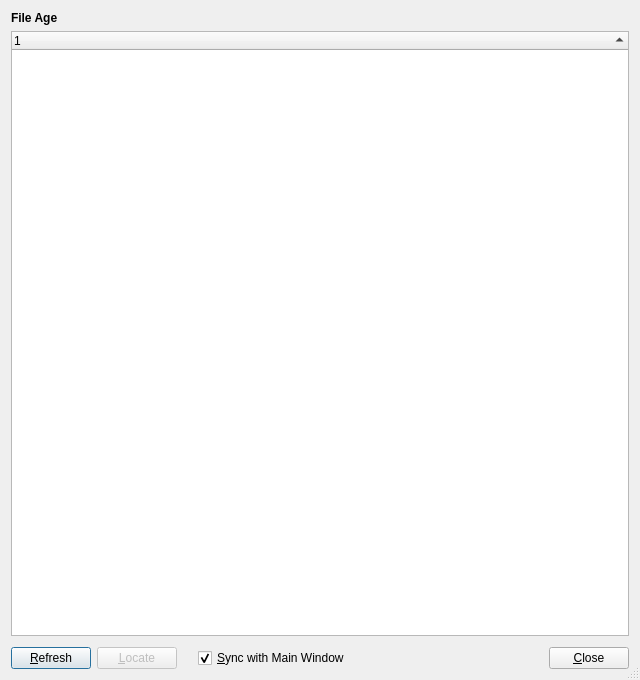
<?xml version="1.0" encoding="UTF-8"?>
<ui version="4.0">
 <class>FileAgeStatsWindow</class>
 <widget class="QDialog" name="FileAgeStatsWindow">
  <property name="geometry">
   <rect>
    <x>0</x>
    <y>0</y>
    <width>640</width>
    <height>680</height>
   </rect>
  </property>
  <property name="windowTitle">
   <string>File Age</string>
  </property>
  <property name="sizeGripEnabled">
   <bool>true</bool>
  </property>
  <layout class="QVBoxLayout" name="verticalLayout">
   <item>
    <widget class="QLabel" name="heading">
     <property name="font">
      <font>
       <weight>75</weight>
       <bold>true</bold>
      </font>
     </property>
     <property name="toolTip">
      <string>&lt;html&gt;&lt;head/&gt;&lt;body&gt;&lt;p&gt;Year of the modification time of the file&lt;/p&gt;&lt;/body&gt;&lt;/html&gt;&lt;</string>
     </property>
     <property name="text">
      <string>File Age</string>
     </property>
    </widget>
   </item>
   <item>
    <widget class="QTreeWidget" name="treeWidget">
     <property name="rootIsDecorated">
      <bool>true</bool>
     </property>
     <property name="sortingEnabled">
      <bool>true</bool>
     </property>
     <attribute name="headerStretchLastSection">
      <bool>true</bool>
     </attribute>
     <column>
      <property name="text">
       <string notr="true">1</string>
      </property>
     </column>
    </widget>
   </item>
   <item>
    <layout class="QHBoxLayout" name="horizontalLayout">
     <property name="topMargin">
      <number>5</number>
     </property>
     <item>
      <widget class="QPushButton" name="refreshButton">
       <property name="text">
        <string>&amp;Refresh</string>
       </property>
      </widget>
     </item>
     <item>
      <widget class="QPushButton" name="locateButton">
       <property name="enabled">
        <bool>false</bool>
       </property>
       <property name="toolTip">
        <string>&lt;html&gt;&lt;head/&gt;&lt;body&gt;&lt;p&gt;Locate the files from that year&lt;/p&gt;&lt;p&gt;(only if no more than 1000)&lt;/p&gt;&lt;/body&gt;&lt;/html&gt;</string>
       </property>
       <property name="text">
        <string>&amp;Locate</string>
       </property>
      </widget>
     </item>
     <item>
      <spacer name="syncSpacer">
       <property name="orientation">
        <enum>Qt::Horizontal</enum>
       </property>
       <property name="sizeType">
        <enum>QSizePolicy::Minimum</enum>
       </property>
       <property name="sizeHint" stdset="0">
        <size>
         <width>15</width>
         <height>0</height>
        </size>
       </property>
      </spacer>
     </item>
     <item>
      <widget class="QCheckBox" name="syncCheckBox">
       <property name="toolTip">
        <string>&lt;html&gt;&lt;head/&gt;&lt;body&gt;&lt;p&gt;If checked: If a different directory is selected in the main window, automatically update the content of this window with data from that other directory of the main window.&lt;/p&gt;&lt;/body&gt;&lt;/html&gt;</string>
       </property>
       <property name="text">
        <string>&amp;Sync with Main Window</string>
       </property>
       <property name="checked">
        <bool>true</bool>
       </property>
      </widget>
     </item>
     <item>
      <spacer name="buttonsFlexSpacer">
       <property name="orientation">
        <enum>Qt::Horizontal</enum>
       </property>
       <property name="sizeHint" stdset="0">
        <size>
         <width>40</width>
         <height>20</height>
        </size>
       </property>
      </spacer>
     </item>
     <item>
      <widget class="QPushButton" name="closeButton">
       <property name="sizePolicy">
        <sizepolicy hsizetype="Preferred" vsizetype="Fixed">
         <horstretch>0</horstretch>
         <verstretch>0</verstretch>
        </sizepolicy>
       </property>
       <property name="text">
        <string>&amp;Close</string>
       </property>
      </widget>
     </item>
    </layout>
   </item>
  </layout>
 </widget>
 <resources/>
 <connections>
  <connection>
   <sender>closeButton</sender>
   <signal>clicked()</signal>
   <receiver>FileAgeStatsWindow</receiver>
   <slot>reject()</slot>
   <hints>
    <hint type="sourcelabel">
     <x>786</x>
     <y>341</y>
    </hint>
    <hint type="destinationlabel">
     <x>199</x>
     <y>149</y>
    </hint>
   </hints>
  </connection>
 </connections>
</ui>
